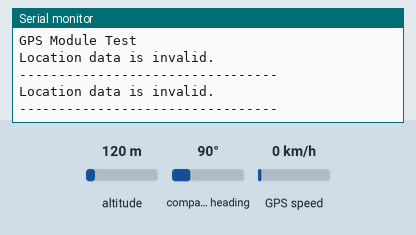
This sketch was run on a simulated ESP32. Shown: the last lines printed to the serial monitor. Inputs (shaded band) come from the test bench; at power-on: altitude 120 m, GPS speed 0 km/h, compass heading 90°. The GPS gets a fix after 3 s at 37.7749, -122.4194 with 8 satellites.

Above: at 1.2 s.
1.3 s: altitude set to 20 m
At 3.5 s:
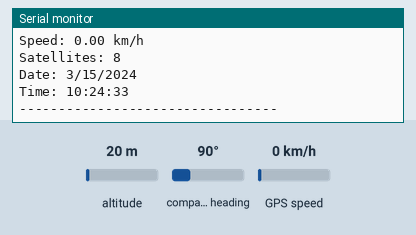
4.5 s: GPS speed set to 2 km/h
At 5.8 s:
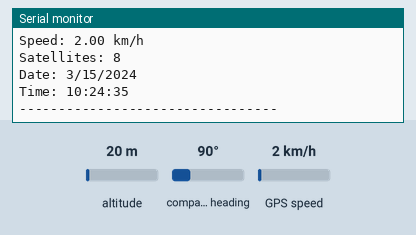
6.0 s: altitude set to 250 m
At 6.9 s:
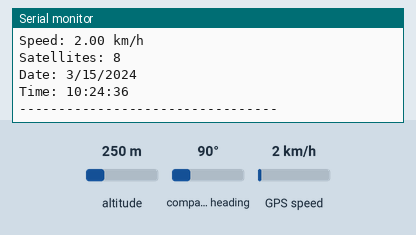
Timing chart, 0 to 9.0 s (numbered marks = the images above; inputs shaded):
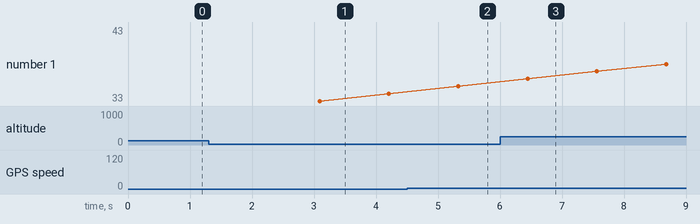

The sketch:

24.1_TinyGPS_in_esp32.ino
```cpp
#include <TinyGPS++.h>
#include <HardwareSerial.h>

// Initialize GPS Serial connection
HardwareSerial SerialGPS(2); // Using UART2 (e.g., GPIO16, GPIO17)

// Create an instance of TinyGPS++
TinyGPSPlus gps;

void setup() {
  // Initialize Serial for Debugging
  Serial.begin(9600);
  Serial.println("GPS Module Test");

  // Initialize GPS Serial (Change GPIO pins as per your connections)
   SerialGPS.begin(9600, SERIAL_8N1, 16, 17); // RX=GPIO16, TX=GPIO17
  //SerialGPS.begin(9600, SERIAL_8N1, 34, 35); // RX=GPIO16, TX=GPIO17

}

void loop() {
  // Continuously read data from GPS module
  while (SerialGPS.available() > 0) {
    char c = SerialGPS.read(); // Read each character
    if (gps.encode(c)) {       // If the character is valid, process it
      displayGPSInfo();
    }
  }

  // Display a message if no GPS data is available
  if (millis() > 5000 && gps.charsProcessed() < 10) {
    Serial.println("No GPS data received: Check connections.");
  }
}

// Function to display GPS information
void displayGPSInfo() {
  // Check if location data is valid
  if (gps.location.isValid()) {
    Serial.print("Latitude: ");
    Serial.println(gps.location.lat(), 6); // 6 decimal places for precision

    Serial.print("Longitude: ");
    Serial.println(gps.location.lng(), 6);

    Serial.print("Altitude: ");
    Serial.print(gps.altitude.meters());
    Serial.println(" meters");

    Serial.print("Speed: ");
    Serial.print(gps.speed.kmph());
    Serial.println(" km/h");

    Serial.print("Satellites: ");
    Serial.println(gps.satellites.value());

    Serial.print("Date: ");
    Serial.print(gps.date.month());
    Serial.print("/");
    Serial.print(gps.date.day());
    Serial.print("/");
    Serial.println(gps.date.year());

    Serial.print("Time: ");
    Serial.print(gps.time.hour());
    Serial.print(":");
    Serial.print(gps.time.minute());
    Serial.print(":");
    Serial.println(gps.time.second());
  } else {
    Serial.println("Location data is invalid.");
  }

  Serial.println("---------------------------------");
  delay(1000); // Wait for a second before updating
}
```

Measured:
- after the input at 1.3 s, the serial monitor: prints a new line after 1.7 s (image 1)
- after the input at 4.5 s, the serial monitor: prints a new line after 0.77 s (image 2)
- after the input at 6.0 s, the serial monitor: prints a new line after 0.39 s (image 3)
